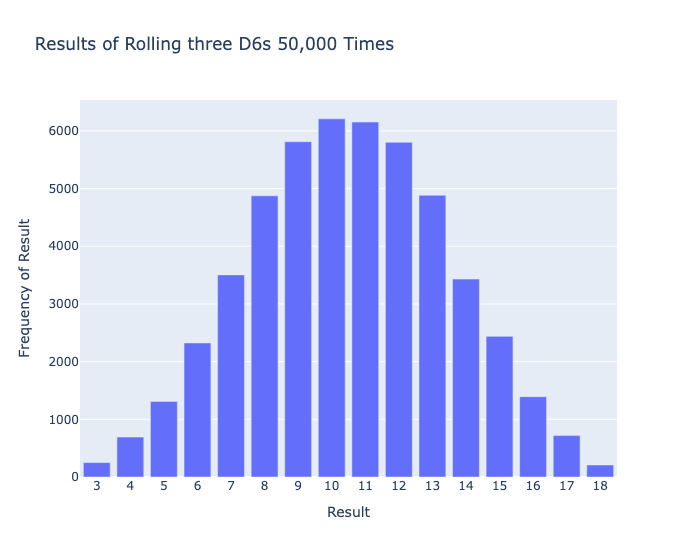

Generate this figure with Python:
import plotly.express as px

from die import Die


die_1 = Die()
die_2 = Die()
die_3 = Die()

results = []
for roll_num in range(50_000):
    result = die_1.roll() + die_2.roll() + die_3.roll()
    results.append(result)

frequencies = []
max_result = die_1.num_sides + die_2.num_sides + die_3.num_sides
poss_results = range(3, max_result+1)
for value in poss_results:
    frequency = results.count(value)
    frequencies.append(frequency)

title = "Results of Rolling three D6s 50,000 Times"
labels = {'x': 'Result', 'y': 'Frequency of Result'}
fig = px.bar(x=poss_results, y=frequencies, title=title, labels=labels)

fig.update_layout(xaxis_dtick=1)

fig.show()
